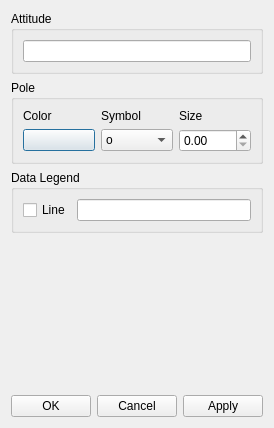
<?xml version="1.0" encoding="UTF-8"?>
<ui version="4.0">
 <class>Dialog</class>
 <widget class="QDialog" name="Dialog">
  <property name="geometry">
   <rect>
    <x>0</x>
    <y>0</y>
    <width>263</width>
    <height>428</height>
   </rect>
  </property>
  <property name="windowTitle">
   <string>Dialog</string>
  </property>
  <layout class="QVBoxLayout" name="verticalLayout_3">
   <item>
    <widget class="QGroupBox" name="groupBox_3">
     <property name="title">
      <string>Attitude</string>
     </property>
     <layout class="QVBoxLayout" name="verticalLayout_2">
      <item>
       <widget class="QLineEdit" name="prop_data_attitude"/>
      </item>
     </layout>
    </widget>
   </item>
   <item>
    <layout class="QVBoxLayout" name="verticalLayout">
     <item>
      <widget class="QGroupBox" name="groupBox">
       <property name="title">
        <string>Pole</string>
       </property>
       <layout class="QHBoxLayout" name="horizontalLayout_2">
        <item>
         <layout class="QGridLayout" name="gridLayout">
          <item row="0" column="1">
           <widget class="QLabel" name="label_2">
            <property name="text">
             <string>Symbol</string>
            </property>
           </widget>
          </item>
          <item row="0" column="2">
           <widget class="QLabel" name="label_3">
            <property name="text">
             <string>Size</string>
            </property>
           </widget>
          </item>
          <item row="0" column="0">
           <widget class="QLabel" name="label">
            <property name="text">
             <string>Color</string>
            </property>
           </widget>
          </item>
          <item row="1" column="0">
           <widget class="QPushButton" name="prop_color_point_c">
            <property name="text">
             <string/>
            </property>
           </widget>
          </item>
          <item row="1" column="1">
           <widget class="QComboBox" name="prop_point_marker">
            <item>
             <property name="text">
              <string extracomment="(circle)">o</string>
             </property>
            </item>
            <item>
             <property name="text">
              <string>^</string>
             </property>
            </item>
            <item>
             <property name="text">
              <string>v</string>
             </property>
            </item>
            <item>
             <property name="text">
              <string>&lt;</string>
             </property>
            </item>
            <item>
             <property name="text">
              <string>&gt;</string>
             </property>
            </item>
            <item>
             <property name="text">
              <string>s</string>
             </property>
            </item>
            <item>
             <property name="text">
              <string>+</string>
             </property>
            </item>
            <item>
             <property name="text">
              <string>x</string>
             </property>
            </item>
            <item>
             <property name="text">
              <string>D</string>
             </property>
            </item>
            <item>
             <property name="text">
              <string>d</string>
             </property>
            </item>
            <item>
             <property name="text">
              <string>h</string>
             </property>
            </item>
            <item>
             <property name="text">
              <string>H</string>
             </property>
            </item>
            <item>
             <property name="text">
              <string>p</string>
             </property>
            </item>
            <item>
             <property name="text">
              <string>|</string>
             </property>
            </item>
            <item>
             <property name="text">
              <string>_</string>
             </property>
            </item>
            <item>
             <property name="text">
              <string>*</string>
             </property>
            </item>
            <item>
             <property name="text">
              <string>1</string>
             </property>
            </item>
            <item>
             <property name="text">
              <string>2</string>
             </property>
            </item>
            <item>
             <property name="text">
              <string>3</string>
             </property>
            </item>
            <item>
             <property name="text">
              <string>4</string>
             </property>
            </item>
           </widget>
          </item>
          <item row="1" column="2">
           <widget class="QDoubleSpinBox" name="prop_point_ms"/>
          </item>
         </layout>
        </item>
       </layout>
      </widget>
     </item>
    </layout>
   </item>
   <item>
    <widget class="QGroupBox" name="groupBox_8">
     <property name="title">
      <string>Data Legend</string>
     </property>
     <layout class="QGridLayout" name="gridLayout_11">
      <item row="0" column="1">
       <widget class="QLineEdit" name="prop_legend_point"/>
      </item>
      <item row="0" column="0">
       <widget class="QCheckBox" name="prop_checklegend_point">
        <property name="text">
         <string>Line</string>
        </property>
       </widget>
      </item>
     </layout>
    </widget>
   </item>
   <item>
    <spacer name="verticalSpacer">
     <property name="orientation">
      <enum>Qt::Vertical</enum>
     </property>
     <property name="sizeHint" stdset="0">
      <size>
       <width>20</width>
       <height>41</height>
      </size>
     </property>
    </spacer>
   </item>
   <item>
    <layout class="QHBoxLayout" name="horizontalLayout">
     <item>
      <spacer name="horizontalSpacer">
       <property name="orientation">
        <enum>Qt::Horizontal</enum>
       </property>
       <property name="sizeHint" stdset="0">
        <size>
         <width>40</width>
         <height>20</height>
        </size>
       </property>
      </spacer>
     </item>
     <item>
      <widget class="QPushButton" name="ok_button">
       <property name="text">
        <string>OK</string>
       </property>
      </widget>
     </item>
     <item>
      <widget class="QPushButton" name="cancel_button">
       <property name="text">
        <string>Cancel</string>
       </property>
      </widget>
     </item>
     <item>
      <widget class="QPushButton" name="apply">
       <property name="text">
        <string>Apply</string>
       </property>
      </widget>
     </item>
    </layout>
   </item>
  </layout>
  <zorder>groupBox_3</zorder>
  <zorder>verticalSpacer</zorder>
  <zorder>groupBox_8</zorder>
 </widget>
 <tabstops>
  <tabstop>prop_color_point_c</tabstop>
  <tabstop>prop_point_marker</tabstop>
  <tabstop>prop_point_ms</tabstop>
  <tabstop>cancel_button</tabstop>
  <tabstop>apply</tabstop>
  <tabstop>ok_button</tabstop>
 </tabstops>
 <resources/>
 <connections>
  <connection>
   <sender>ok_button</sender>
   <signal>clicked()</signal>
   <receiver>Dialog</receiver>
   <slot>accept()</slot>
   <hints>
    <hint type="sourcelabel">
     <x>442</x>
     <y>381</y>
    </hint>
    <hint type="destinationlabel">
     <x>325</x>
     <y>201</y>
    </hint>
   </hints>
  </connection>
  <connection>
   <sender>cancel_button</sender>
   <signal>clicked()</signal>
   <receiver>Dialog</receiver>
   <slot>reject()</slot>
   <hints>
    <hint type="sourcelabel">
     <x>523</x>
     <y>381</y>
    </hint>
    <hint type="destinationlabel">
     <x>325</x>
     <y>201</y>
    </hint>
   </hints>
  </connection>
 </connections>
</ui>
